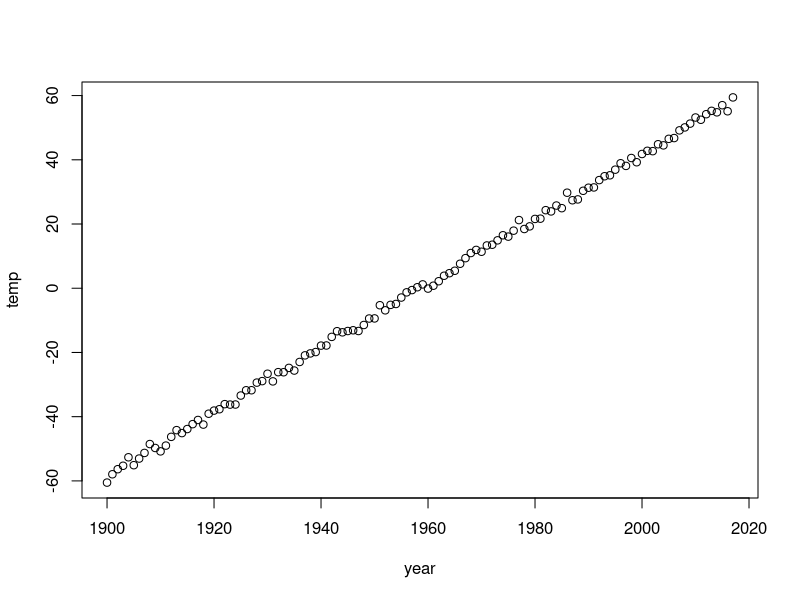
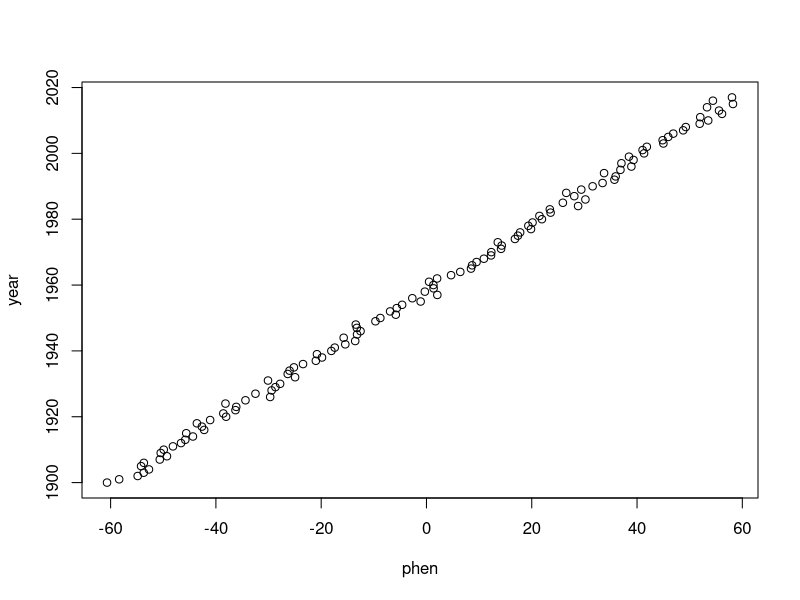
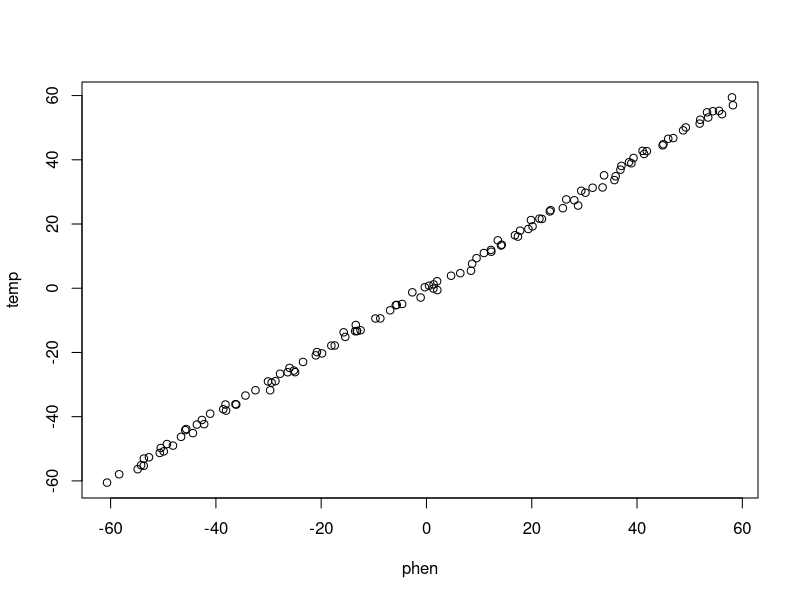

Generate these figures, in order, with R:
## ---- chunk 1
## Define years
year<-1900:2017
## Make temperature a function of year + random normal error
temp<-year-mean(year)+rnorm(length(year))
## Plot year by temp
plot(year,temp)
## Make phenology a function of temperature + random normal error
phen<-temp+rnorm(length(temp))
## Plot phenology by year
plot(phen,year)
## Plot phenology by temperature
plot(phen,temp)
## ---- chunk 2
mod1<-lm(phen~temp+year)
anova(mod1)
summary(mod1)
## Note the slope of phenology vs temperature:
(coef1<-coefficients(mod1)[2])
## ---- chunk 3
# Take residuals of phenology by year
phen.res<-lm(phen~year)$residuals
# Regress residuals of phenology-by-year model against temperature
mod2<-lm(phen.res~temp)
anova(mod2)
summary(mod2)
# Note slope of phen.res vs temperature (way smaller than coef1)
(coef2<-coefficients(mod2)[2])
# Compare to coef1
coef1
## ---- chunk 4
# Take the residuals of temperature by year
temp.res<-lm(temp~year)$residuals
# Regress residuals of phenology-by-year against residuals of temperature-by-year
mod3<-lm(phen.res~temp.res)
anova(mod3)
summary(mod3)
# Note slope of phen.res vs temp.res
(coef3<-coefficients(mod3)[2])
# Compare to coef1
coef1
